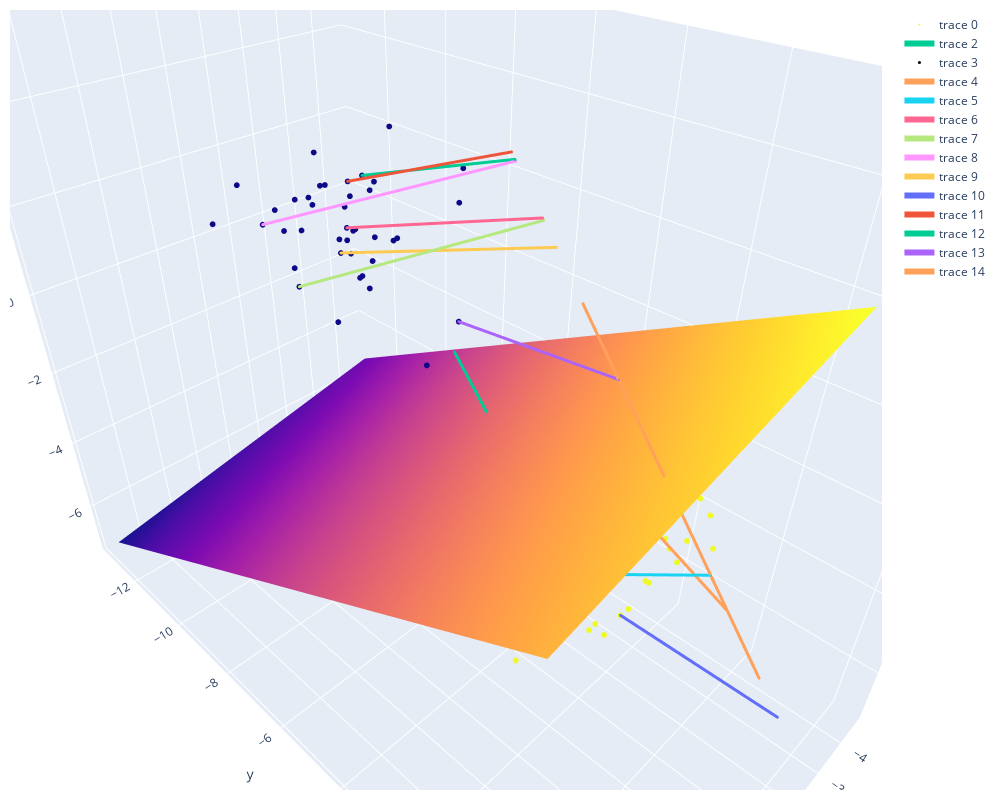

Notebook cell for this chart:
### Code cell
X, y = make_blobs(n_samples=80, centers=2, random_state=2, n_features=3)
model = svm.LinearSVC(C=1, max_iter=10000).fit(X, y)
decision_plane = Plane(*model.coef_[0], model.intercept_[0])

with ThreeDFigure() as fig:
    fig.add_markers(X, color=y) #samples
    xx, yy = make_meshgrid(X, margin=1)
    fig.add_surface(xx, yy, decision_plane.z) #decision hyperplane
    fig.add_line(X.mean(axis=0)-decision_plane.normal, X.mean(axis=0)+decision_plane.normal) #orthogonal of decision hyperplane through mean of points
    fig.add_markers([0,0,0], size=3) #coordinate center
    
    fig.add_line(-decision_plane.normal*5, decision_plane.normal*5) #orthogonal of decision hyperplane through [0,0,0]
    fig.add_sample_projections(X, decision_plane.normal) #orthogonal lines from the samples onto the decision hyperplane orthogonal

### Figure 1 — Plotly figure (JSON) as saved in the notebook; plotly's stock layout.template omitted (floating-point values rounded to 4 significant figures; data arrays with more than 128 entries replaced by an {"elided": "..."} marker saying what was removed)
{"data": [{"marker": {"color": [1, 1, 1, 0, 0, 1, 1, 0, 1, 1, 0, 0, 1, 1, 1, 0, 0, 0, 1, 0, 1, 0, 0, 1, 1, 0, 0, 0, 1, 0, 0, 1, 1, 1, 1, 1, 1, 0, 1, 1, 1, 0, 0, 0, 0, 0, 1, 0, 1, 1, 1, 0, 1, 1, 0, 0, 0, 1, 0, 0, 0, 1, 1, 1, 0, 1, 0, 0, 0, 0, 0, 0, 1, 1, 0, 0, 0, 1, 1, 1], "line": {"width": 0}, "size": 2}, "mode": "markers", "type": "scatter3d", "x": [0.04201, -2.134, -2.644, -1.84, -1.616, -1.608, -1.723, -0.7717, -0.6713, -1.598, -1.876, 1.305, -0.5587, -0.5371, -2.428, -2.189, -1.239, -1.549, -1.658, -0.7772, -0.2077, -2.209, -2.109, -0.318, -1.762, -1.699, -0.8996, 0.1266, -3.279, -0.5448, -1.999, -0.692, -0.2605, -1.72, -0.5416, -3.144, 1.986, -0.7782, -2.354, 0.5324, -0.7956, -1.958, -0.8466, -0.9541, -1.167, -1.619, 2.815, -2.468, -2.611, -2.632, -0.2737, -0.8563, 0.5109, -3.363, -3.624, -0.8982, -1.684, -0.1757, -0.585, -2.302, -0.06222, -0.7792, -1.741, -1.847, -1.662, -3.058, -1.437, 0.3044, -3.148, -2.028, -2.413, -1.556, -1.172, -1.545, -1.357, -1.661, -0.7377, -2.747, -0.424, -2.317], "y": [-1.29, -1.905, -2.291, -10.38, -8.87, -2.186, -0.8964, -9.265, -0.6319, -1.752, -9.501, -7.646, -2.654, -1.351, -2.3, -8.93, -10.6, -7.25, -2.469, -10.73, -0.6905, -6.931, -9.394, -1.401, -2.847, -9.614, -9.699, -11.22, -1.228, -10.13, -10.06, -1.589, -1.922, -1.741, -2.586, -1.262, -0.6218, -10.33, -1.001, -3.307, -1.466, -10.92, -8.203, -11.52, -9.111, -9.718, -0.7715, -10.9, -3.618, -0.4599, -3.075, -8.682, -1.412, -0.9825, -8.32, -8.915, -10.87, -1.867, -11.51, -9.049, -9.943, -0.7632, -2.848, -1.293, -9.415, -1.707, -9.225, -12.14, -7.75, -9.472, -9.048, -9.998, -2.439, -3.139, -8.657, -9.857, -9.795, -1.931, -2.68, -2.041], "z": [-3.848, -1.249, -3.153, 0.4023, 1.041, -2.244, -2.696, -0.8654, -2.635, -2.844, 2.168, 1.434, -3.502, -2.896, -4.615, 3.285, 1.532, -1.442, -2.997, -0.0647, -3.003, -0.4799, 1.994, -4.056, -3.268, 0.9537, 2.167, 2.034, -2.619, 1.836, 0.6682, -3.622, -4.544, -1.892, -2.284, -3.709, -1.601, 0.9933, -3.577, -3.47, -4.812, 1.518, 0.3586, 1.04, 2.353, 0.3556, -1.862, 0.8398, -3.476, -3.023, -2.547, 2.256, -2.84, -2.97, 1.379, 1.197, 2.36, -1.651, 0.8038, 0.6697, 1.344, -2.763, -2.455, -2.841, -0.1055, -3.891, 0.004471, 0.9018, 2.461, 0.1151, 0.6892, 0.2947, -3.333, -5.476, 2.241, 0.9188, 1.764, -3.034, -2.729, -5.899]}, {"showlegend": false, "showscale": false, "type": "surface", "x": {"elided": "30x30 float values"}, "y": {"elided": "30x30 float values"}, "z": {"elided": "30x30 float values"}}, {"line": {"width": 6}, "marker": {"size": 1}, "type": "scatter3d", "x": [-1.178, -1.443], "y": [-6.039, -5.361], "z": [-0.3927, -1.67]}, {"marker": {"color": "black", "line": {"width": 0}, "size": 3}, "mode": "markers", "type": "scatter3d", "x": [0], "y": [0], "z": [0]}, {"line": {"width": 6}, "marker": {"size": 1}, "type": "scatter3d", "x": [0.6621, -0.6621], "y": [-1.693, 1.693], "z": [3.193, -3.193]}, {"line": {"width": 6}, "marker": {"size": 1}, "type": "scatter3d", "x": [0.5324, -0.2515], "y": [-3.307, 0.6431], "z": [-3.47, -1.213]}, {"line": {"width": 6}, "marker": {"size": 1}, "type": "scatter3d", "x": [-1.661, 0.9084], "y": [-9.857, -2.323], "z": [0.9188, 4.381]}, {"line": {"width": 6}, "marker": {"size": 1}, "type": "scatter3d", "x": [1.305, 0.9018], "y": [-7.646, -2.306], "z": [1.434, 4.349]}, {"line": {"width": 6}, "marker": {"size": 1}, "type": "scatter3d", "x": [-0.585, 1.063], "y": [-11.51, -2.719], "z": [0.8038, 5.127]}, {"line": {"width": 6}, "marker": {"size": 1}, "type": "scatter3d", "x": [-1.556, 0.8258], "y": [-9.998, -2.112], "z": [0.2947, 3.983]}, {"line": {"width": 6}, "marker": {"size": 1}, "type": "scatter3d", "x": [-2.317, -0.8294], "y": [-2.041, 2.121], "z": [-5.899, -4.0]}, {"line": {"width": 6}, "marker": {"size": 1}, "type": "scatter3d", "x": [-1.167, 1.087], "y": [-9.111, -2.78], "z": [2.353, 5.243]}, {"line": {"width": 6}, "marker": {"size": 1}, "type": "scatter3d", "x": [-1.876, 1.067], "y": [-9.501, -2.73], "z": [2.168, 5.148]}, {"line": {"width": 6}, "marker": {"size": 1}, "type": "scatter3d", "x": [-2.209, 0.4287], "y": [-6.931, -1.096], "z": [-0.4799, 2.067]}, {"line": {"width": 6}, "marker": {"size": 1}, "type": "scatter3d", "x": [-2.644, -0.3894], "y": [-2.291, 0.9958], "z": [-3.153, -1.878]}], "layout": {"autosize": true, "height": 800, "margin": {"b": 10, "l": 10, "pad": 4, "r": 10, "t": 10}, "paper_bgcolor": "White", "scene": {"aspectmode": "data", "aspectratio": {"x": 0.7232, "y": 1.308, "z": 1.057}, "camera": {"center": {"x": 0, "y": 0, "z": 0}, "eye": {"x": 0.8647, "y": 0.8647, "z": 0.8647}, "projection": {"type": "perspective"}, "up": {"x": 0, "y": 0, "z": 1}}}, "width": 1000}}
